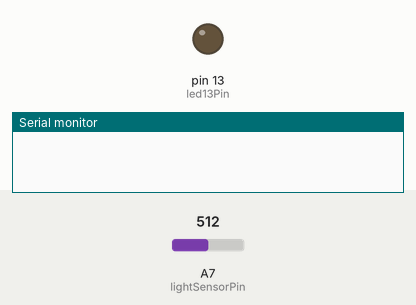
Bench run of a sketch on a simulated Arduino Nano, built for the host (arithmetic inside an expression is 32-bit, double 64-bit). On the bench: output pins drawn as LEDs (lit = HIGH), the last lines printed to the serial monitor. Dashed ring = blinking. Inputs (shaded band) come from the test bench; at power-on: A7 (lightSensorPin) = 512. WiFi joins after 1.5 s; servers stay silent unless stated; uploads are accepted with an empty reply.

Above: at 0.0 s.
At 3.7 s:
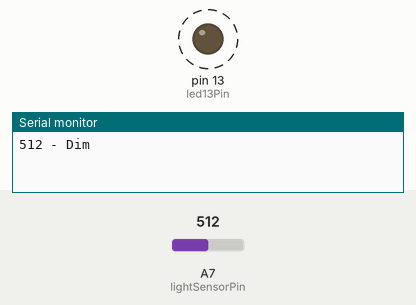
3.8 s: A7 (lightSensorPin) set to 490
6.8 s: A7 (lightSensorPin) set to 190
Timing chart, 0 to 16.9 s (numbered marks = the images above; inputs shaded):
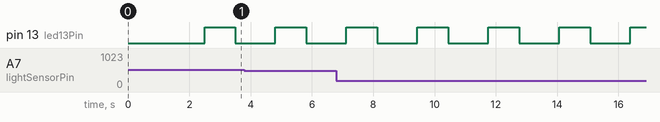

Measured:
- by itself, pin 13 (led13Pin): alternates HIGH for 1.0 s and LOW for 1.3 s

The sketch:

MH_Sensor.ino
```cpp
#include <Ethernet.h>
#include <SPI.h>
#include <UbidotsEthernet.h>
#define ID  "5772e2ee7625421453a672ba"  // Put here your Ubidots variable ID
#define TOKEN  "YXCQHvPZJZsmGTt07FZDZNnGJRzCIM"  // Put here your Ubidots TOKEN
// Enter a MAC address for your controller below.
// Newer Ethernet shields have a MAC address printed on a sticker on the shield
byte mac[] = { 0xDE, 0xAD, 0xBE, 0xEF, 0xFE, 0xED };
// Set the static IP address to use if the DHCP fails to assign
//IPAddress ip(192, 168, 0, 177);

Ubidots client(TOKEN);
int lightSensorPin = A7; // select the input pin for the potentiometer
int led13Pin = 13; // select the pin for the LED
int lightSensorValue = 0; // variable to store the value coming from the sensor

int lightSensorLoop()
{
	// Process started indicator
	digitalWrite(led13Pin, HIGH);

	// TODO INIT: esto tiene que reemplazarse con el envío de los datos a internet
	lightSensorValue = analogRead(lightSensorPin);
	// We'll have a few threshholds, qualitatively determined
  Serial.print(lightSensorValue);
	if (lightSensorValue < 10) {
		Serial.println(" - Very Bright");
	} else if (lightSensorValue < 200) {
		Serial.println(" - Bright");
	} else if (lightSensorValue < 500) {
		Serial.println(" - Light");
	} else if (lightSensorValue < 800) {
		Serial.println(" - Dim");
	} else {
		Serial.println(" - Dark");
	}
	// END

	delay(1000);

	// Process finished indicator
	digitalWrite(led13Pin, LOW);

	delay(1000);

  return lightSensorValue;
}

void setup()
{
	Serial.begin(9600);
	pinMode(led13Pin, OUTPUT);
  // start the Ethernet connection:
  if (Ethernet.begin(mac) == 0) {
    Serial.println("Failed to configure Ethernet using DHCP");
    // try to congifure using IP address instead of DHCP:
    //Ethernet.begin(mac, ip);
  }
  // give the Ethernet shield a second to initialize:
  delay(1000);
}

void loop()
{
  client.add(ID, lightSensorLoop());
  client.sendAll();
}
```
